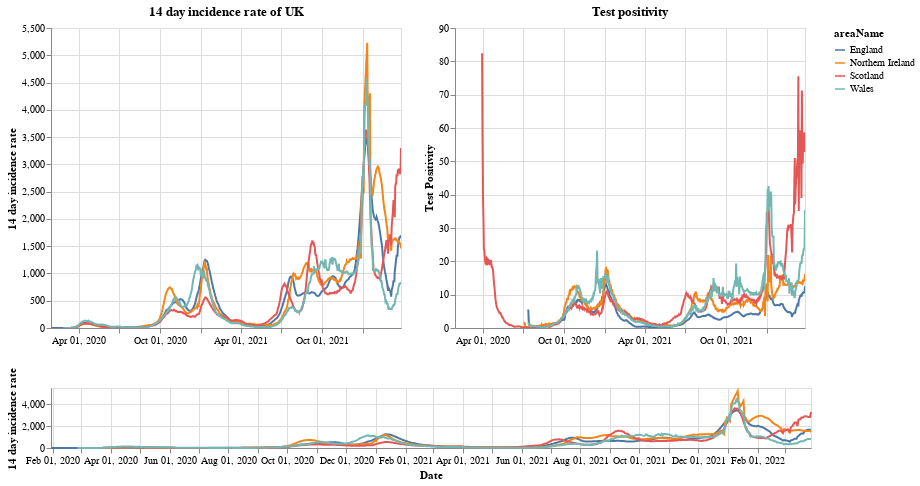

Write notebook code for a chart like this one.
### Markdown cell above
# Plots

First a plot with each country in the UK. The top right shows the positivity rate for (which is the percentage of registered tests which were positive) while the top left is the 14 day incidence rate. The bottom chart can be used to select the timeframe (does not work on a mobile device).

### Code cell
#collapse
brush = alt.selection(type='interval', name='DateBrush',encodings=['x'],fields=['Time'])
leg_selection = alt.selection_multi(fields=['areaName'], bind='legend')

base = alt.Chart(uk_cases).mark_line().encode(
    x=alt.X("yearmonthdate(date):T", axis=alt.Axis(title='Date')),
    y=alt.Y("twoWeeklyCasesRate:Q", axis=alt.Axis(title='14 day incidence rate')),
    tooltip=['areaName', 'date','twoWeeklyCasesRate', 'testPositivity'],
    color='areaName',
    opacity=alt.condition(leg_selection, alt.value(2), alt.value(0.1))
).add_selection(leg_selection).properties(width=350)

upper = base.encode(alt.X('yearmonthdate(date):T', axis=alt.Axis(title=''),
                         scale=alt.Scale(domain=brush))
                   ).properties(title=f'14 day incidence rate of UK')
upper_right = upper.encode(alt.Y('testPositivity:Q', axis=alt.Axis(title='Test Positivity'))).properties(title='Test positivity')
lower = base.properties(height=60, width = 760).add_selection(brush)

(upper | upper_right) & lower

### Figure 1 — Vega-Lite specification as saved in the notebook (floating-point values rounded to 4 significant figures; data arrays with more than 128 entries replaced by an {"elided": "..."} marker saying what was removed)
{"config": {"view": {"continuousWidth": 400, "continuousHeight": 300}}, "vconcat": [{"hconcat": [{"mark": "line", "encoding": {"color": {"type": "nominal", "field": "areaName"}, "opacity": {"condition": {"value": 2, "selection": "selector001"}, "value": 0.1}, "tooltip": [{"type": "nominal", "field": "areaName"}, {"type": "temporal", "field": "date"}, {"type": "quantitative", "field": "twoWeeklyCasesRate"}, {"type": "quantitative", "field": "testPositivity"}], "x": {"type": "temporal", "axis": {"title": ""}, "field": "date", "scale": {"domain": {"selection": "DateBrush"}}, "timeUnit": "yearmonthdate"}, "y": {"type": "quantitative", "axis": {"title": "14 day incidence rate"}, "field": "twoWeeklyCasesRate"}}, "selection": {"selector001": {"type": "multi", "fields": ["areaName"], "bind": "legend"}}, "title": "14 day incidence rate of UK", "width": 350}, {"mark": "line", "encoding": {"color": {"type": "nominal", "field": "areaName"}, "opacity": {"condition": {"value": 2, "selection": "selector001"}, "value": 0.1}, "tooltip": [{"type": "nominal", "field": "areaName"}, {"type": "temporal", "field": "date"}, {"type": "quantitative", "field": "twoWeeklyCasesRate"}, {"type": "quantitative", "field": "testPositivity"}], "x": {"type": "temporal", "axis": {"title": ""}, "field": "date", "scale": {"domain": {"selection": "DateBrush"}}, "timeUnit": "yearmonthdate"}, "y": {"type": "quantitative", "axis": {"title": "Test Positivity"}, "field": "testPositivity"}}, "selection": {"selector001": {"type": "multi", "fields": ["areaName"], "bind": "legend"}}, "title": "Test positivity", "width": 350}]}, {"mark": "line", "encoding": {"color": {"type": "nominal", "field": "areaName"}, "opacity": {"condition": {"value": 2, "selection": "selector001"}, "value": 0.1}, "tooltip": [{"type": "nominal", "field": "areaName"}, {"type": "temporal", "field": "date"}, {"type": "quantitative", "field": "twoWeeklyCasesRate"}, {"type": "quantitative", "field": "testPositivity"}], "x": {"type": "temporal", "axis": {"title": "Date"}, "field": "date", "timeUnit": "yearmonthdate"}, "y": {"type": "quantitative", "axis": {"title": "14 day incidence rate"}, "field": "twoWeeklyCasesRate"}}, "height": 60, "selection": {"selector001": {"type": "multi", "fields": ["areaName"], "bind": "legend"}, "DateBrush": {"type": "interval", "encodings": ["x"], "fields": ["Time"]}}, "width": 760}], "data": {"name": "data-84161f68dbc9373f85e771392941c28a"}, "$schema": "https://vega.github.io/schema/vega-lite/v4.8.1.json", "datasets": {"data-84161f68dbc9373f85e771392941c28a": {"elided": "3072 records"}}}
